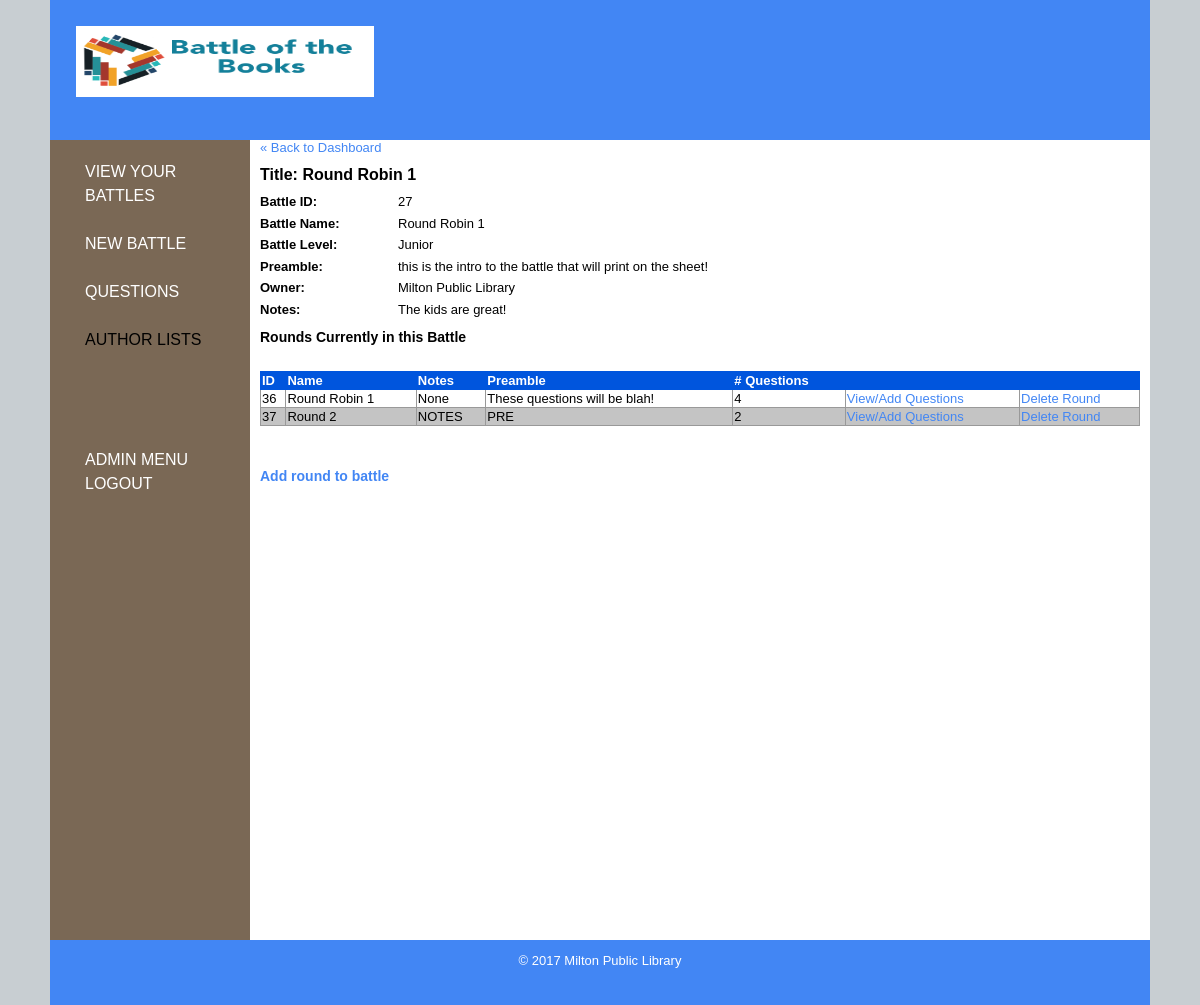
/public/dashboard/battle/show.php?id=27 (signed in), run on the app's committed database.
### tables this page shows
CREATE TABLE `battle` (
  `name` varchar(255) NOT NULL,
  `level` int(3) NOT NULL,
  `round` int(3) NOT NULL,
  `preamble` varchar(255) NOT NULL,
  `date_created` timestamp NOT NULL DEFAULT CURRENT_TIMESTAMP ON UPDATE CURRENT_TIMESTAMP,
  `owner` int(3) NOT NULL,
  `creator` int(3) NOT NULL,
  `questions` text NOT NULL,
  `id` int(7) NOT NULL,
  `notes` varchar(4000) NOT NULL,
  `is_archived` int(1) NOT NULL
);

CREATE TABLE `level` (
  `id` int(255) NOT NULL,
  `position` int(11) NOT NULL,
  `visible` int(11) NOT NULL,
  `level_name` varchar(255) DEFAULT NULL
);

CREATE TABLE `locations` (
  `id` int(4) NOT NULL,
  `location_name` varchar(255) DEFAULT NULL,
  `location_shortname` varchar(4) DEFAULT NULL
);

CREATE TABLE `round` (
  `id` int(3) NOT NULL,
  `round_name` varchar(255) NOT NULL,
  `round_preamble` varchar(1000) NOT NULL,
  `round_notes` varchar(1000) NOT NULL,
  `battle_id` int(7) NOT NULL,
  `round_questions` varchar(10000) NOT NULL
);

### private/functions.php (called while the page is built, shortened)
<?php
function url_for($script_path) {
  if($script_path[0] != '/') {
    $script_path = "/" . $script_path;
  }
  return WWW_ROOT . $script_path;
}
function u($string="") {
  return urlencode($string);
}
function h($string="") {
  return htmlspecialchars($string);
}
 ?>

### private/auth_functions.php (called while the page is built, shortened)
<?php
function is_logged_in() {
  return isset($_SESSION['admin_id']);
}
 ?>

### private/database.php (called while the page is built, shortened)
<?php
  function db_escape($connection, $string) {
    return mysqli_real_escape_string($connection, $string);
  }
?>

### private/query_functions.php (called while the page is built, shortened)
<?php
  function find_level_by_id($id) {
      global $db;
      $sql = "SELECT * FROM level ";
      $sql .= "WHERE id='" . db_escape($db, $id) . "'";
      $result = mysqli_query($db, $sql);
      $category = mysqli_fetch_assoc($result);
      return $category;
    }
  function find_location_by_id($id) {
      global $db;
      $sql = "SELECT * FROM locations ";
      $sql .= "WHERE id='" .  db_escape($db, $id) . "'";
      $result = mysqli_query($db, $sql);
      $locinfo = mysqli_fetch_assoc($result);
      return $locinfo;
    }
  function find_battle_by_id($id) {
      global $db;
      $sql = "SELECT * FROM battle ";
      $sql .= "WHERE id='" .  db_escape($db, $id) . "'";
      $result = mysqli_query($db, $sql);
      $battle = mysqli_fetch_assoc($result);
      return $battle;
    }
  function find_rounds_by_battleid($id) {
      global $db;
      $sql = "SELECT * FROM round ";
      $sql .= "WHERE battle_id='" . db_escape($db, $id) . "'";
      $result = mysqli_query($db, $sql);
      return $result;
    }
?>

### public/dashboard/battle/show.php (the view, shortened to what this page needs)
<?php
$id = $_GET['id'] ?? '1';
$battle = find_battle_by_id($id);
$rounds_in_battle = find_rounds_by_battleid($id);
?>
<?php include(SHARED_PATH . '/public_header.php')?>
<div id="main">
<?php include(SHARED_PATH . '/dashboard_navigation.php'); ?>
  <div id="page">
  <div id="content">
<a class="back-link" href="<?php echo url_for('/dashboard/index.php'); ?>">&laquo; Back to Dashboard</a><br/>
  <div class="battle show">
    <h1>Title: <?php echo h($battle['name']); ?></h1>
    <div class="attributes">
      <dl>
        <dt>Battle ID:</dt>
        <dd><?php echo h($_SESSION['battle_id']); ?></dd>
      </dl>
      <dl>
        <dt>Battle Name:</dt>
        <dd><?php echo h($battle['name']); ?></dd>
      </dl>
        <dl>
        <dt>Battle Level:</dt>
        <?php $level_array = explode(',',$battle['level']); ?>
          <dd> <?php
          foreach($level_array as $level => $level_value)
          {
            $levelname = find_level_by_id($level_value);
            echo $levelname['level_name'];
          }
            ?></dd>
      </dl>
      <dl>
        <dt>Preamble:</dt>
        <dd><?php echo h($battle['preamble']); ?></dd>
      </dl>
      <dl>
        <dt>Owner:</dt>
        <?php $owner_name = find_location_by_id($battle['owner']); ?>
        <dd><?php echo h($owner_name['location_name']); ?></dd>
      </dl>
      <dl>
        <dt>Notes:</dt>
        <dd><?php echo h($battle['notes']); ?></dd>
      </dl>
      <h2>Rounds Currently in this Battle</h2>
      <table class="list">
        <tr>
          <th>ID</th>
          <th>Name</th>
          <th>Notes</th>
          <th>Preamble</th>
          <th># Questions</th>
          <th>&nbsp;</th>
          <th>&nbsp;</th>
        </tr>
        <?php
          $x = 0;
         ?>
      <?php while($roundlist = mysqli_fetch_assoc($rounds_in_battle)) { ?>
        <?php
          $numquestions = explode(',',$roundlist['round_questions']);
          $q_count = 0;
          foreach($numquestions as $get_num_quest => $numquestion_value)
          {
            if(!empty($numquestion_value))
            $q_count = $q_count + 1;
          }
          $class = ($x%2 == 0)? '#ffffff': '#c4c4c4'; ?><dd>
        <tr bgcolor='<?php echo $class; ?>'>
          <td><?php echo $roundlist['id']; ?></td>
          <td><?php echo $roundlist['round_name']; ?></td>
          <td><?php echo $roundlist['round_notes']; ?></td>
          <td><?php echo $roundlist['round_preamble']; ?></td>
          <td><?php echo $q_count;  ?></td>
          <td><a class="action" href="<?php echo url_for('/dashboard/battle/round/show.php?id=' . h(u($roundlist['id'])));
          ?>">View/Add Questions</a></td>
          <td><a class="action" href="<?php echo url_for('/dashboard/battle/round/delete.php?id=' . h(u($roundlist['id'])));
          ?>">Delete Round</a></td>
        </tr>
      <?php
      $x = $x + 1;
      } ?>
      </table>
    </div>
</div>
<br />
<br />
<h2><a class="back-link" href="<?php echo url_for('/dashboard/battle/round/new.php'); ?>">Add round to battle</a></h2><br/>
</div>
</div>
  </div>
<?php include(SHARED_PATH . '/staff_footer.php') ?>

### private/shared/public_header.php (shortened to what this page needs)
<!doctype html>
<html lang="en">
  <head>
    <link rel="stylesheet" media="all" href="<?php echo url_for('/stylesheets/public.css'); ?>" />
  </head>
  <body>
    <header>
      <h1>
        <a href="<?php echo url_for('/index.php'); ?>">
          <img src="<?php echo url_for('/images/gbi_logo.png'); ?>" width="298" height="71" alt="" />
        </a>
      </h1>
    </header>

### private/shared/dashboard_navigation.php
<navigation>
  <ul class="subjects">
      <li>
        <ul class="pages">
          <li>
            <a href="<?php echo url_for('dashboard/index.php'); ?>">VIEW YOUR BATTLES</a>
          </li>
          <br />
            <li>
              <a href="<?php echo url_for('dashboard/battle/new.php'); ?>">NEW BATTLE</a>
            </li>
            <li>
              <br />
            </li>
            <li>
            <a href="<?php echo url_for('dashboard/question/index.php'); ?>">QUESTIONS</a>
            </li>
            <li>
              <br />
            </li>
            <li>
              AUTHOR LISTS
            </li>
            <li>
              <br />
            </li>
            <li>
              <br />
            </li>
            <li>
              <br />
            </li>
            <li>
              <br />
            </li>
            <li>
            <?php
              if(isset($_SESSION['isGlobalAdmin'])) {
                if($_SESSION['isGlobalAdmin'] == '1') {
                  $admin_url = "<a href='";
                  $admin_url .= url_for('staff/index.php');
                  $admin_url .= "'>ADMIN MENU</a>";
                  echo $admin_url;
                  }
              }
              ?>
            </li>
            <li>
              <?php if(is_logged_in()) {
                $logoff_url = "<a href='";
                $logoff_url .= url_for('staff/logout.php');
                $logoff_url .= "'>LOGOUT</a>";
                echo $logoff_url;
              } else {
                $login_url = "<a href='";
                $login_url .= url_for('staff/login.php');
                $login_url .= "'>LOGIN</a>";
                echo $login_url;
              }
              ?>
            </li>
        </ul>
      </li>
  </ul>
</navigation>

### private/shared/staff_footer.php
<footer>
  &copy; <?php echo date('Y');?> Milton Public Library
</footer>
</body>
</html>

### public/stylesheets/public.css (style rules this page uses)
html { height: 100%; width: 100%; }
body { width: 1100px; height: 100%; margin: auto; border: 0; font-family: Verdana, Arial, Helvetica, sans-serif; font-size: 13px; line-height: 15px; background: #c8ced2; }
header { height: 140px; width: 1100px; margin: 0; padding: 0; text-align: left; background: #4286f4; color: #FFFFFF; }
header h1 { padding: 1em; margin: 0; }
#main { width: 1100px; height: 100%; min-height: 800px; margin: 0; padding: 0; background: #c8ced2; }
footer { clear: both; height: 3em; margin: 0; padding: 1em; text-align: center; background: #4286f4; color: #FFFFFF; }
table { border-collapse: collapse; vertical-align: top; }
table.list { width: 100%; }
table.list tr td { border: 1px solid #999999; }
table.list tr th { border: 1px solid #0055DD; background: #0055DD; color: white; text-align: left; }
navigation { float: left; width: 200px; height: 100%; background: #7a6855; }
navigation a { color: #FFFFFF; text-decoration: none; }
a { color: #4286f4; text-decoration: none }
ul.subjects { margin-top: 20px; margin-left: 20px; padding: 0; list-style: none; }
ul.subjects > li { margin-bottom: 1em; }
ul.pages { margin-left: 15px; padding: 0; list-style: none; font-weight: normal; }
navigation li { font-size: 16px; line-height: 1.5em; }
#page { float: right; width: 900px; height: 100%; padding-left: 0; vertical-align: top; background: #ffffff; }
#page h1 { font-size: 16px; color: #000000; line-height: normal; }
#page h2 { font-size: 14px; color: #000000; line-height: normal; }
#content { margin-top: 0px; margin-left: 10px; margin-right: 10px; }
dl { clear: both; overflow: hidden; margin: 0.5em 0; }
dt { float: left; font-weight: bold; width: 125px; }
dd { float: left; margin-left: 1em; }

### data on the page
battle: name "Round Robin 1", preamble "this is the intro to the battle that will print on the sheet!", notes "The kids are great!"
level: level_name "Junior"
locations: location_name "Milton Public Library"
round: id "36", round_name "Round Robin 1", round_notes "None", round_preamble "These questions will be blah!", q_count "4"
round: id "37", round_name "Round 2", round_notes "NOTES", round_preamble "PRE", q_count "2"

### other printed values
$_SESSION['battle_id'] "27"
